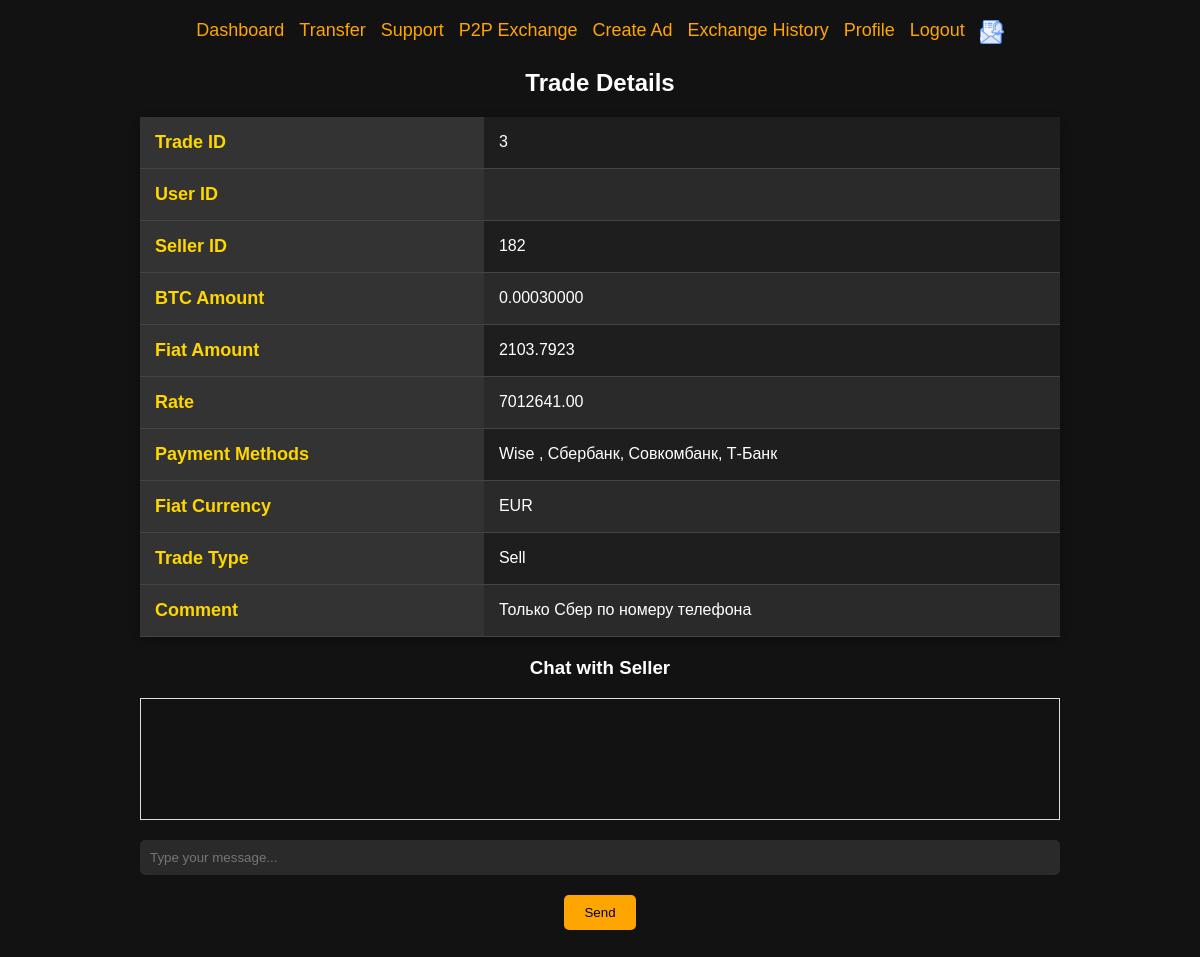
The app's page /pages/p2p/trade_details.php?ad_id=3 with its own data.
### tables this page shows
CREATE TABLE `ads` (
  `id` int NOT NULL,
  `user_id` int NOT NULL,
  `amount_btc` decimal(16,8) NOT NULL,
  `rate` decimal(16,2) NOT NULL,
  `payment_method` varchar(255) DEFAULT NULL,
  `fiat_currency` varchar(255) NOT NULL,
  `trade_type` enum('buy','sell') NOT NULL,
  `status` enum('active','inactive','pending') NOT NULL,
  `created_at` timestamp NULL DEFAULT CURRENT_TIMESTAMP,
  `updated_at` timestamp NULL DEFAULT CURRENT_TIMESTAMP ON UPDATE CURRENT_TIMESTAMP,
  `comment` text
);

### pages/p2p/trade_details.php (the view, shortened to what this page needs)
<?php
if (isset($_GET['ad_id'])) {
    $ad_id = intval($_GET['ad_id']);
} elseif (isset($_POST['ad_id'])) {
    $ad_id = intval($_POST['ad_id']);
}
$ad_query = "SELECT * FROM ads WHERE id = '$ad_id'";
$ad_result = mysqli_query($CONNECT, $ad_query);
$ad = mysqli_fetch_assoc($ad_result);
$buyer_id = $_SESSION['user_id'];
?>
<!DOCTYPE html>
<html lang="en">
<head>
    <link rel="stylesheet" href="../../css/styles.css">
</head>
<body>
    <div class="container">
        <?php include 'pages/p2p/menu.php'; ?>
        <h2>Trade Details</h2>
        <table class="trade-details-table">
            <tr>
                <th>Trade ID</th>
                <td><?php echo htmlspecialchars($ad_id); ?></td>
            </tr>
            <tr>
                <th>User ID</th>
                <td><?php echo htmlspecialchars($buyer_id); ?></td>
            </tr>
            <tr>
                <th>Seller ID</th>
                <td><?php echo htmlspecialchars($ad['user_id']); ?></td>
            </tr>
            <tr>
                <th>BTC Amount</th>
                <td><?php echo htmlspecialchars($ad['amount_btc']); ?></td>
            </tr>
            <tr>
                <th>Fiat Amount</th>
                <td><?php echo htmlspecialchars($ad['rate'] * $ad['amount_btc']); ?></td>
            </tr>
            <tr>
                <th>Rate</th>
                <td><?php echo htmlspecialchars($ad['rate']); ?></td>
            </tr>
            <tr>
                <th>Payment Methods</th>
                <td>
                    <?php
                    $payment_methods_result = mysqli_query($CONNECT, "SELECT payment_method FROM ad_payment_methods WHERE ad_id = '$ad_id'");
                    $payment_methods = [];
                    while ($row = mysqli_fetch_assoc($payment_methods_result)) {
                        $payment_methods[] = $row['payment_method'];
                    }
                    echo htmlspecialchars(implode(', ', $payment_methods));
                    ?>
                </td>
            </tr>
            <tr>
                <th>Fiat Currency</th>
                <td><?php echo htmlspecialchars($ad['fiat_currency']); ?></td>
            </tr>
            <tr>
                <th>Trade Type</th>
                <td><?php echo htmlspecialchars($ad['trade_type'] == 'buy' ? 'Buy' : 'Sell'); ?></td>
            </tr>
            <tr>
                <th>Comment</th>
                <td><?php echo htmlspecialchars($ad['comment']); ?></td>
            </tr>
        </table>
        <div class="chat">
            <h3>Chat with Seller</h3>
            <div class="chat-box" id="chat-box"></div>
            <form id="chat-form">
                <input type="text" name="message" placeholder="Type your message...">
                <button type="submit">Send</button>
            </form>
        </div>
    </div>
</body>
</html>

### pages/p2p/menu.php (shortened to what this page needs)
<nav>
    <ul>
        <li><a href="dashboard">Dashboard</a></li>
        <li><a href="transfer">Transfer</a></li>
        <li><a href="support">Support</a></li>
        <li><a href="p2p">P2P Exchange</a></li>
        <li><a href="p2p-create">Create Ad</a></li>
        <li><a href="p2p-history">Exchange History</a></li>
        <li><a href="p2p-profile">Profile</a></li>
        <li><a href="logout">Logout</a></li>
        <li>
            <a href="#" id="notification-bell">
                <img src="../../images/notyf.png" alt="Notifications" width="24" height="24">
            </a>
        </li>
    </ul>
</nav>

### css/styles.css (style rules this page uses)
body { background-color: #121212; color: white; font-family: Arial, sans-serif; text-align: center; margin: 0; padding: 0; }
input { display: block; width: calc(100% - 20px); margin: 10px 0; padding: 10px; border: none; border-radius: 5px; background: #2a2a2a; color: white; outline: none; }
.container { width: 80%; max-width: 1200px; margin: 0 auto; padding: 20px; box-sizing: border-box; }
nav { display: flex; justify-content: center; width: 100%; }
nav ul { list-style: none; padding: 0; margin: 0; display: flex; gap: 15px; }
nav ul li { display: block; }
nav ul li a { color: orange; text-decoration: none; font-size: 18px; transition: text-decoration 0.3s ease; }
button, .btn { background: orange; color: black; padding: 10px 20px; border: none; border-radius: 5px; cursor: pointer; transition: background 0.3s; width: auto; margin: 10px 0; }
table { width: 100%; border-collapse: collapse; margin: 20px 0; background-color: #1e1e1e; border-radius: 8px; box-shadow: 0 2px 10px rgba(0, 0, 0, 0.3); }
table th, table td { padding: 15px; text-align: left; border-bottom: 1px solid #444; }
table th { background-color: #333; color: #FFD700; font-size: 18px; }
table tr:nth-child(even) { background-color: #2a2a2a; }
table tr:nth-child(odd) { background-color: #1e1e1e; }

### pages/p2p/trade_details.php (style rules this page uses)
.trade-details-table th { text-align: left; }
.chat-box { border: 1px solid #ddd; padding: 10px; height: 100px; overflow-y: scroll; margin-bottom: 20px; }

### pages/p2p/menu.php (style rules this page uses)
#notification-bell { position: relative; display: inline-block; }

### records on screen
ads: user "182", amount_btc "0.00030000", $ad['rate'] * $ad['amount_btc'] "2103.7923", rate "7012641.00", fiat_currency "EUR", trade_type "Sell", comment "Только Сбер по номеру телефона"

### other values on screen
$ad_id "3"
implode(', ', $payment_methods) "Wise , Сбербанк, Совкомбанк, Т-Банк"
